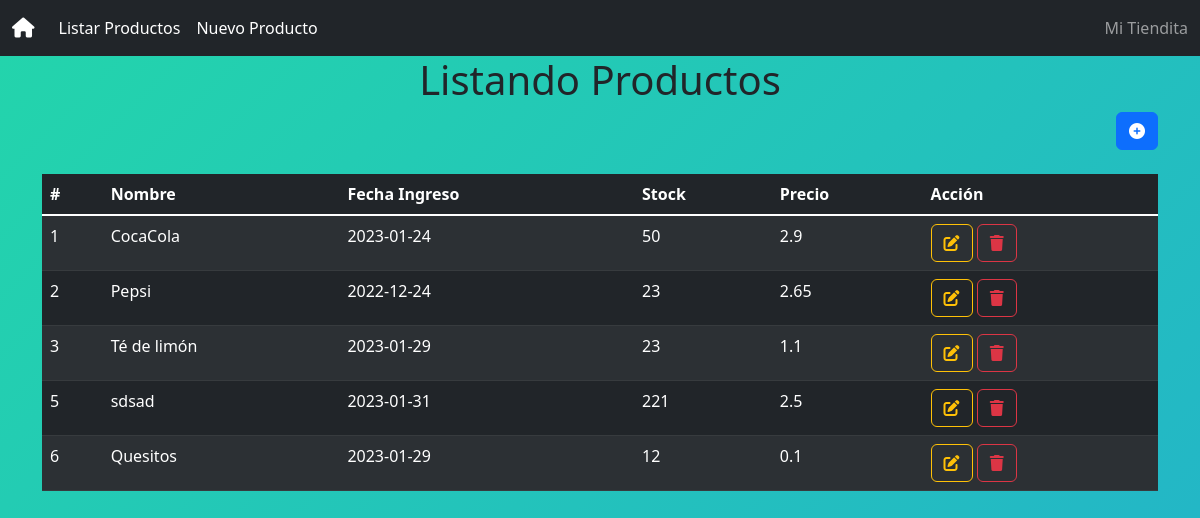
The page / on the database its author committed.
### tables this page shows
CREATE TABLE `productos` (
  `id` int(11) NOT NULL,
  `producto` varchar(50) DEFAULT NULL,
  `fecha_ingreso` date DEFAULT NULL,
  `stock` int(11) DEFAULT NULL,
  `precio` double DEFAULT NULL
);

### vista/nuevo.php (called while the page is built, shortened)
<?php
require_once("layouts/header.php");
?>
<?php
require_once("layouts/footer.php");

### controlador/index.php (called while the page is built, shortened)
<?php
require_once("modelo/index.php");
class modeloController{
    static function index(){
        $producto   = new Modelo();
        $dato       =   $producto->mostrar("productos","1");
        require_once("vista/index.php");
    }
}

### modelo/index.php (called while the page is built, shortened)
<?php
class Modelo{
    private $db;
    private $datos;
    public function __construct(){
        $this->db = new PDO('mysql:host=127.0.0.1:33065;dbname=mvc',"root","");
    }
     public function mostrar($tabla,$condicion){
        $consul="select * from ".$tabla." where ".$condicion.";";
        $resu=$this->db->query($consul);
        while($filas = $resu->FETCHALL(PDO::FETCH_ASSOC)) {
                $this->datos[]=$filas;
        }
        return $this->datos;
    }
}

### vista/index.php (the view)
<?php
require_once("layouts/header.php");
require_once("nuevo.php");
?>
<div class="container">
    <center> <h1>Listando Productos</h1></center>
    <div class="d-grid gap-2 d-md-flex justify-content-md-end">
    <a href="index.php?m=nuevo" class="btn btn-primary" data-bs-toggle="modal" data-bs-target="#nuevomodal"><i class="fa-solid fa-circle-plus"></i></a>
</div>
<br>
<table class="table table-dark table-striped">
    <thead>
    <tr>
        <th scope="col">#</th>
        <th scope="col">Nombre</th>
        <th scope="col">Fecha Ingreso</th>
        <th scope="col">Stock</th>
        <th scope="col">Precio</th>
        <th scope="col">Acción</th>
    </tr>
    </thead>
    <tbody class="table-group-divider">
        <?php
            if(!empty($dato)):
                foreach($dato as $key => $value)
                    foreach($value as $v):?>
                    <tr>
                        <td scope="row"><?php echo $v['id'] ?> </td>
                        <td scope="row"><?php echo $v['producto'] ?> </td>
                        <td scope="row"><?php echo $v['fecha_ingreso'] ?> </td>
                        <td scope="row"><?php echo $v['stock'] ?> </td>
                        <td scope="row"><?php echo $v['precio'] ?> </td>
                        <td scope="row">
                            <a class="btn btn-outline-warning" href="index.php?m=editar&id=<?php echo $v['id']?>" ><i class="fa-solid fa-pen-to-square"></i></a>
                            <a class="btn btn-outline-danger" href="index.php?m=eliminar&id=<?php echo $v['id']?>" onclick="return confirm('ESTA SEGURO'); false"><i class="fa-solid fa-trash"></i></a>
                        </td>
                    </tr>
                    <?php endforeach; ?>
            <?php else: ?>
                <tr>
                    <td colspan="3">NO HAY REGISTROS</td>
                </tr>
            <?php endif ?>
    </tbody>
</table>
</div>
<?php
require_once("layouts/footer.php");
?>

### index.php (shortened to what this page needs)
<?php
require_once("controlador/index.php");
if(isset($_GET['m'])):
    if(method_exists("modeloController",$_GET['m'])):
        modeloController::{$_GET['m']}();
    endif;
else:
    modeloController::index();
endif;

### vista/layouts/header.php (shortened to what this page needs)
<!DOCTYPE html>
<html lang="es">
<head>
    <link href="https://cdn.jsdelivr.net/npm/bootstrap@5.2.3/dist/css/bootstrap.min.css" rel="stylesheet">
  </head>
<body>
<nav class="navbar navbar-expand-lg navbar-dark bg-dark">
  <div class="container-fluid">
    <a class="navbar-brand" href="index.php"><i class="fa-solid fa-house"></i></a>
    <div class="collapse navbar-collapse" id="navbarNav">
      <ul class="navbar-nav me-auto mb-2 mb-lg-0">
        <li class="nav-item">
          <a class="nav-link active" aria-current="page" href="index.php">Listar Productos</a>
        </li>
        <li class="nav-item">
        <a class="nav-link active" data-bs-toggle="modal" data-bs-target="#nuevomodal">Nuevo Producto</a>
        </li>
      </ul>
      <span class="navbar-text">
        Mi Tiendita
      </span>
    </div>
  </div>
</nav>

### vista/layouts/footer.php (shortened to what this page needs)
</body>
</html>

### vista/layouts/header.php (style rules this page uses)
body { background: linear-gradient(-45deg, #ee7752, #e73c7e, #23a6d5, #23d5ab); background-size: 400% 400%; animation: gradient 15s ease infinite; height: 100vh; }

### rows shown on the page
productos: id "1", producto "CocaCola", fecha_ingreso "2023-01-24", stock "50", precio "2.9"
productos: id "2", producto "Pepsi", fecha_ingreso "2022-12-24", stock "23", precio "2.65"
productos: id "3", producto "Té de limón", fecha_ingreso "2023-01-29", stock "23", precio "1.1"
productos: id "5", producto "sdsad", fecha_ingreso "2023-01-31", stock "221", precio "2.5"
productos: id "6", producto "Quesitos", fecha_ingreso "2023-01-29", stock "12", precio "0.1"
